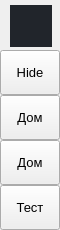
        <widget class="QFrame" name="leftMenuBg">
         <property name="minimumSize">
          <size>
           <width>60</width>
           <height>0</height>
          </size>
         </property>
         <property name="maximumSize">
          <size>
           <width>60</width>
           <height>16777215</height>
          </size>
         </property>
         <property name="frameShape">
          <enum>QFrame::Shape::NoFrame</enum>
         </property>
         <property name="frameShadow">
          <enum>QFrame::Shadow::Raised</enum>
         </property>
         <layout class="QVBoxLayout" name="verticalLayout_3">
          <property name="spacing">
           <number>0</number>
          </property>
          <property name="leftMargin">
           <number>0</number>
          </property>
          <property name="topMargin">
           <number>0</number>
          </property>
          <property name="rightMargin">
           <number>0</number>
          </property>
          <property name="bottomMargin">
           <number>0</number>
          </property>
          <item>
           <widget class="QFrame" name="topLogoInfo">
            <property name="minimumSize">
             <size>
              <width>0</width>
              <height>50</height>
             </size>
            </property>
            <property name="maximumSize">
             <size>
              <width>16777215</width>
              <height>50</height>
             </size>
            </property>
            <property name="frameShape">
             <enum>QFrame::Shape::NoFrame</enum>
            </property>
            <property name="frameShadow">
             <enum>QFrame::Shadow::Raised</enum>
            </property>
            <widget class="QFrame" name="topLogo">
             <property name="geometry">
              <rect>
               <x>10</x>
               <y>5</y>
               <width>42</width>
               <height>42</height>
              </rect>
             </property>
             <property name="minimumSize">
              <size>
               <width>42</width>
               <height>42</height>
              </size>
             </property>
             <property name="maximumSize">
              <size>
               <width>42</width>
               <height>42</height>
              </size>
             </property>
             <property name="styleSheet">
              <string notr="true">background-color: rgb(33, 37, 43);
background-image: url(:/images/images/images/invent.png);
background-position: centered;
background-repeat: no-repeat;</string>
             </property>
             <property name="frameShape">
              <enum>QFrame::Shape::NoFrame</enum>
             </property>
             <property name="frameShadow">
              <enum>QFrame::Shadow::Raised</enum>
             </property>
            </widget>
            <widget class="QLabel" name="titleLeftApp">
             <property name="geometry">
              <rect>
               <x>70</x>
               <y>8</y>
               <width>160</width>
               <height>20</height>
              </rect>
             </property>
             <property name="font">
              <font>
               <family>Segoe UI Semibold</family>
               <pointsize>12</pointsize>
               <italic>false</italic>
               <fontweight></fontweight>
              </font>
             </property>
             <property name="text">
              <string>PyDracula</string>
             </property>
             <property name="alignment">
              <set>Qt::AlignmentFlag::AlignLeading|Qt::AlignmentFlag::AlignLeft|Qt::AlignmentFlag::AlignTop</set>
             </property>
            </widget>
            <widget class="QLabel" name="titleLeftDescription">
             <property name="geometry">
              <rect>
               <x>70</x>
               <y>27</y>
               <width>160</width>
               <height>16</height>
              </rect>
             </property>
             <property name="maximumSize">
              <size>
               <width>16777215</width>
               <height>16</height>
              </size>
             </property>
             <property name="font">
              <font>
               <family>Segoe UI</family>
               <pointsize>8</pointsize>
               <italic>false</italic>
               <bold>false</bold>
              </font>
             </property>
             <property name="text">
              <string>Modern GUI / Flat Style</string>
             </property>
             <property name="alignment">
              <set>Qt::AlignmentFlag::AlignLeading|Qt::AlignmentFlag::AlignLeft|Qt::AlignmentFlag::AlignTop</set>
             </property>
            </widget>
           </widget>
          </item>
          <item>
           <widget class="QFrame" name="leftMenuFrame">
            <property name="frameShape">
             <enum>QFrame::Shape::NoFrame</enum>
            </property>
            <property name="frameShadow">
             <enum>QFrame::Shadow::Raised</enum>
            </property>
            <layout class="QVBoxLayout" name="verticalMenuLayout">
             <property name="spacing">
              <number>0</number>
             </property>
             <property name="leftMargin">
              <number>0</number>
             </property>
             <property name="topMargin">
              <number>0</number>
             </property>
             <property name="rightMargin">
              <number>0</number>
             </property>
             <property name="bottomMargin">
              <number>0</number>
             </property>
             <item>
              <widget class="QFrame" name="toggleBox">
               <property name="maximumSize">
                <size>
                 <width>16777215</width>
                 <height>45</height>
                </size>
               </property>
               <property name="frameShape">
                <enum>QFrame::Shape::NoFrame</enum>
               </property>
               <property name="frameShadow">
                <enum>QFrame::Shadow::Raised</enum>
               </property>
               <layout class="QVBoxLayout" name="verticalLayout_4">
                <property name="spacing">
                 <number>0</number>
                </property>
                <property name="leftMargin">
                 <number>0</number>
                </property>
                <property name="topMargin">
                 <number>0</number>
                </property>
                <property name="rightMargin">
                 <number>0</number>
                </property>
                <property name="bottomMargin">
                 <number>0</number>
                </property>
                <item>
                 <widget class="QPushButton" name="toggleButton">
                  <property name="sizePolicy">
                   <sizepolicy hsizetype="Expanding" vsizetype="Fixed">
                    <horstretch>0</horstretch>
                    <verstretch>0</verstretch>
                   </sizepolicy>
                  </property>
                  <property name="minimumSize">
                   <size>
                    <width>0</width>
                    <height>45</height>
                   </size>
                  </property>
                  <property name="font">
                   <font>
                    <family>Segoe UI</family>
                    <pointsize>10</pointsize>
                    <italic>false</italic>
                    <bold>false</bold>
                   </font>
                  </property>
                  <property name="cursor">
                   <cursorShape>PointingHandCursor</cursorShape>
                  </property>
                  <property name="layoutDirection">
                   <enum>Qt::LayoutDirection::LeftToRight</enum>
                  </property>
                  <property name="styleSheet">
                   <string notr="true">background-image: url(:/icons/images/icons/icon_menu.png);</string>
                  </property>
                  <property name="text">
                   <string>Hide</string>
                  </property>
                 </widget>
                </item>
               </layout>
              </widget>
             </item>
             <item alignment="Qt::AlignmentFlag::AlignTop">
              <widget class="QFrame" name="topMenu">
               <property name="frameShape">
                <enum>QFrame::Shape::NoFrame</enum>
               </property>
               <property name="frameShadow">
                <enum>QFrame::Shadow::Raised</enum>
               </property>
               <layout class="QVBoxLayout" name="verticalLayout_8">
                <property name="spacing">
                 <number>0</number>
                </property>
                <property name="leftMargin">
                 <number>0</number>
                </property>
                <property name="topMargin">
                 <number>0</number>
                </property>
                <property name="rightMargin">
                 <number>0</number>
                </property>
                <property name="bottomMargin">
                 <number>0</number>
                </property>
                <item>
                 <widget class="QPushButton" name="btn_home">
                  <property name="sizePolicy">
                   <sizepolicy hsizetype="Expanding" vsizetype="Fixed">
                    <horstretch>0</horstretch>
                    <verstretch>0</verstretch>
                   </sizepolicy>
                  </property>
                  <property name="minimumSize">
                   <size>
                    <width>0</width>
                    <height>45</height>
                   </size>
                  </property>
                  <property name="font">
                   <font>
                    <family>Segoe UI</family>
                    <pointsize>10</pointsize>
                    <italic>false</italic>
                    <bold>false</bold>
                   </font>
                  </property>
                  <property name="cursor">
                   <cursorShape>PointingHandCursor</cursorShape>
                  </property>
                  <property name="layoutDirection">
                   <enum>Qt::LayoutDirection::LeftToRight</enum>
                  </property>
                  <property name="styleSheet">
                   <string notr="true">background-image: url(:/icons/images/icons/cil-home.png);</string>
                  </property>
                  <property name="text">
                   <string>Дом</string>
                  </property>
                 </widget>
                </item>
                <item>
                 <widget class="QPushButton" name="btn_logs">
                  <property name="sizePolicy">
                   <sizepolicy hsizetype="Expanding" vsizetype="Fixed">
                    <horstretch>0</horstretch>
                    <verstretch>0</verstretch>
                   </sizepolicy>
                  </property>
                  <property name="minimumSize">
                   <size>
                    <width>0</width>
                    <height>45</height>
                   </size>
                  </property>
                  <property name="font">
                   <font>
                    <family>Segoe UI</family>
                    <pointsize>10</pointsize>
                    <italic>false</italic>
                    <bold>false</bold>
                   </font>
                  </property>
                  <property name="cursor">
                   <cursorShape>PointingHandCursor</cursorShape>
                  </property>
                  <property name="layoutDirection">
                   <enum>Qt::LayoutDirection::LeftToRight</enum>
                  </property>
                  <property name="styleSheet">
                   <string notr="true">background-image: url(:/icons/images/icons/cil-description.png);</string>
                  </property>
                  <property name="text">
                   <string>Дом</string>
                  </property>
                 </widget>
                </item>
                <item>
                 <widget class="QPushButton" name="btn_add_user">
                  <property name="sizePolicy">
                   <sizepolicy hsizetype="Expanding" vsizetype="Fixed">
                    <horstretch>0</horstretch>
                    <verstretch>0</verstretch>
                   </sizepolicy>
                  </property>
                  <property name="minimumSize">
                   <size>
                    <width>0</width>
                    <height>45</height>
                   </size>
                  </property>
                  <property name="font">
                   <font>
                    <family>Segoe UI</family>
                    <pointsize>10</pointsize>
                    <italic>false</italic>
                    <bold>false</bold>
                   </font>
                  </property>
                  <property name="cursor">
                   <cursorShape>PointingHandCursor</cursorShape>
                  </property>
                  <property name="layoutDirection">
                   <enum>Qt::LayoutDirection::LeftToRight</enum>
                  </property>
                  <property name="styleSheet">
                   <string notr="true">background-image: url(:/icons/images/icons/cil-user.png);</string>
                  </property>
                  <property name="text">
                   <string>Тест</string>
                  </property>
                 </widget>
                </item>
               </layout>
              </widget>
             </item>
             <item alignment="Qt::AlignmentFlag::AlignBottom">
              <widget class="QFrame" name="bottomMenu">
               <property name="frameShape">
                <enum>QFrame::Shape::NoFrame</enum>
               </property>
               <property name="frameShadow">
                <enum>QFrame::Shadow::Raised</enum>
               </property>
               <layout class="QVBoxLayout" name="verticalLayout_9">
                <property name="spacing">
                 <number>0</number>
                </property>
                <property name="leftMargin">
                 <number>0</number>
                </property>
                <property name="topMargin">
                 <number>0</number>
                </property>
                <property name="rightMargin">
                 <number>0</number>
                </property>
                <property name="bottomMargin">
                 <number>0</number>
                </property>
               </layout>
              </widget>
             </item>
            </layout>
           </widget>
          </item>
         </layout>
        </widget>
